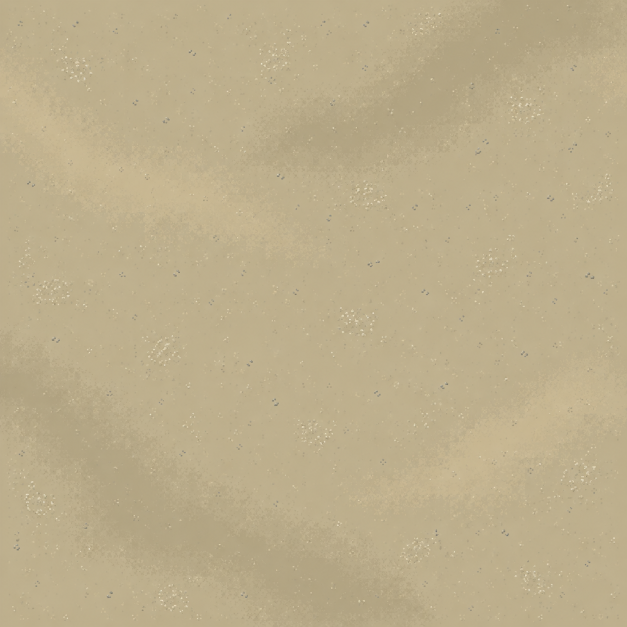
#> input picture salvage/game/素材/地-沙底/work/generated-v2.png, 1254 x 1254 px, found by its file name (shown at 1/2 size)
$ python refine.py
#> lines starting #> are read from the running program, lines starting #| are printed output that depends on the picture; after the words box and inside, x2 and y2 are one past the last pixel; in counts of white or black regions, pixels touching at a corner belong together
from PIL import Image, ImageCms
import numpy as np
from scipy import ndimage as nd
import json, math
rng=np.random.default_rng(20261121)
N=1024
pal=np.array([[194,181,148],[204,190,154],[179,166,133],[219,214,189],[184,174,150],[138,140,134],[168,163,148],[143,138,120]],dtype=np.uint8)
src=np.array(Image.open('work/generated-v2.png').convert('RGB').resize((N,N),Image.Resampling.LANCZOS))
# Retain generated deposit surface variations and fragment silhouettes; clean to a pixel grid.
lum=src.mean(2)
field=nd.gaussian_filter(lum,18,mode='wrap')
field=(field-field.mean())/(field.std()+1e-9)
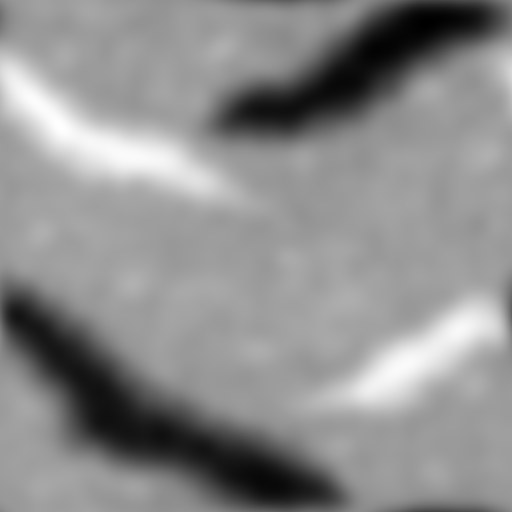
#> field: shape (1024, 1024) float64 (shown at 1/2 size); min -2.87, max 2.3, mean -9.88e-15; drawn with min black and max white
Y,X=np.mgrid[:512,:512]*2+1
lab=np.zeros((512,512),np.uint8)
patches=[(75,228,470,260,-28,1),(659,705,446,262,26,1),(650,52,491,264,17,2),(293,694,435,258,-38,2)]
patch_stats=[]
for k,(cx,cy,w,h,angle,color) in enumerate(patches):
 dx=(X-cx+512)%1024-512;dy=(Y-cy+512)%1024-512
 t=np.deg2rad(angle);u=dx*np.cos(t)+dy*np.sin(t);v=-dx*np.sin(t)+dy*np.cos(t)
 phi=np.arctan2(v/(h/2),u/(w/2))
 radius=np.sqrt((u/(w/2))**2+(v/(h/2))**2)
 # Broad asymmetry comes from the generated sand, not cut polygon outlines.
 edge=1+.09*np.sin(3*phi+k)+.055*np.sin(5*phi+1.7*k)+.07*field[1::2,1::2]
 signed=(edge-radius)*(h/2)
 probability=.7*np.clip((signed+28)/56,0,1)
 # Disconnected generated micro-deposits dissolve the broad shape throughout.
 # The source field modulates sparse grains without leaving one solid central island.
 modulation=np.clip(.19+.055*field[1::2,1::2],.12,.30)
 probability*=modulation
 # 2x2 and 4x4 grains: each larger grain is indivisible.
 grain=rng.random((256,256)).repeat(2,0).repeat(2,1)
 fine=rng.random((512,512))
 draw=np.where(rng.random((256,256)).repeat(2,0).repeat(2,1)<.45,grain,fine)
 m=draw<probability
 lab[m]=color
 patch_stats.append({'color':int(color),'center':[cx,cy],'length_px':w,'transition_px':56,'painted_px':int(m.sum()*4)})
#> this loop made 4 passes
#> pass 1, `edge=1+.09*np.sin(3*phi+k)+.055*np.sin(5*phi+1.7*k)+.07*field[1::2,1::2]`:
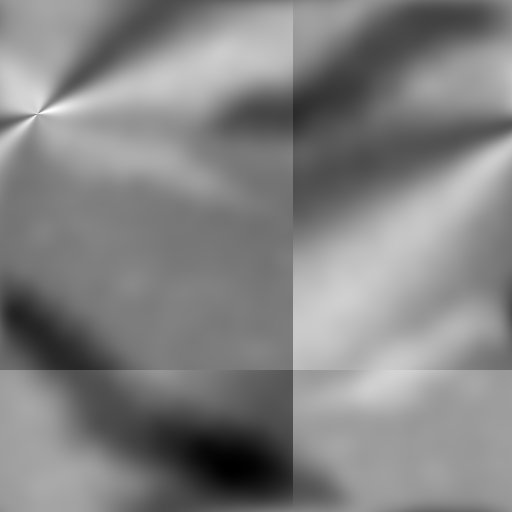
#> edge: shape (512, 512) float64; min 0.693, max 1.29, mean 1; drawn with min black and max white
#> pass 1, `signed=(edge-radius)*(h/2)`:
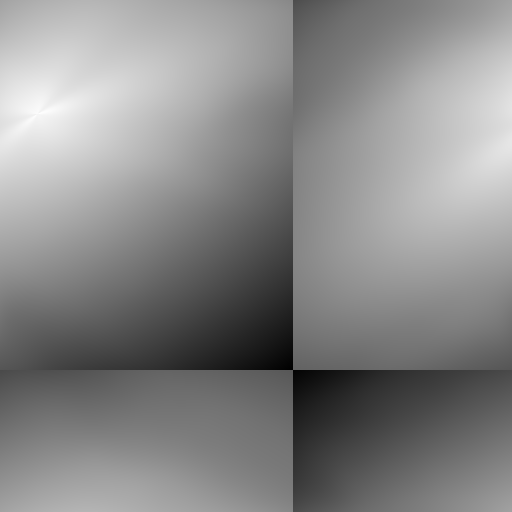
#> signed: shape (512, 512) float64; min -573.6, max 164, mean -180.1; drawn with min black and max white
#> pass 1, `modulation=np.clip(.19+.055*field[1::2,1::2],.12,.30)`:
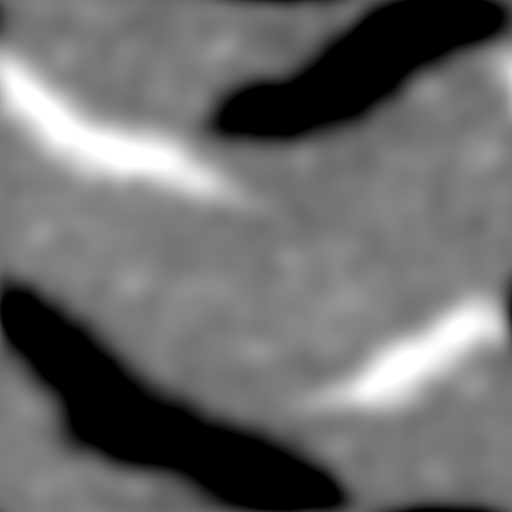
#> modulation: shape (512, 512) float64; min 0.12, max 0.3, mean 0.196; drawn with min black and max white
#> after the loop:
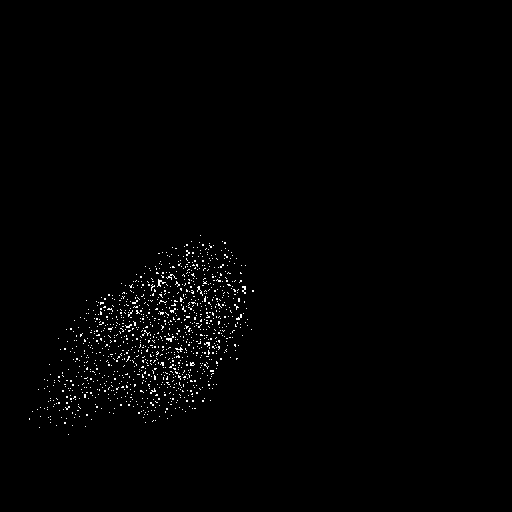
#> m: shape (512, 512) bool; 0.97% white in thin lines or dots, all inside (x1, y1, x2, y2) = (29, 235, 254, 435)
#> after the loop:
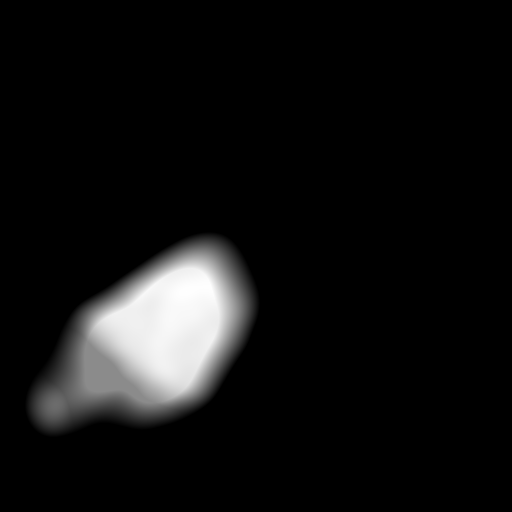
#> probability: shape (512, 512) float64; min 0, max 0.154, mean 0.0102; drawn with min black and max white
#> after the loop, patch_stats = 4 items
labels=lab.repeat(2,0).repeat(2,1)
detail=np.zeros((N,N),np.uint8)
protected=np.zeros((N,N),bool)
# Source chip silhouettes are reduced to 2px cells before stamping, dropping anti-alias and shading.
bright=(src[:,:,0]>209)&(src[:,:,1]>199)&((src[:,:,0]-src[:,:,2])<48)
#> bright: shape (1024, 1024) bool; 0.19% white in thin lines or dots
cc,n=nd.label(bright)
#> cc: shape (1024, 1024) int32; 649 distinct labels, from 0 to 648
#> n = 648
pool=[]
for i,sl in enumerate(nd.find_objects(cc),1):
 if sl is None:continue
 m=cc[sl]==i
 if 5<=m.sum()<=100 and max(m.shape)<=16:
  z=Image.fromarray((m*255).astype('uint8')).resize((2,2),Image.Resampling.BOX)
  mask=np.array(z)>80
  if mask.sum()>=2:pool.append(mask)
#> this loop made 648 passes
#> (m, mask) on passes 26, 33, 48, 52, 53, 57: ([[True, False], [True, True], [True, True]], [[True, True], [True, True]]), ([[True, True], [True, True], [False, True], [False, True]], [[True, True], [False, True]]), ([[True, True, True], [True, True, True]], [[True, True], [True, True]]), ([[True, True], [True, True], [True, True], [True, True]], [[True, True], [True, True]]), ([[True, True], [True, True], [False, True]], [[True, True], [False, True]]), ([[True, True, True], [True, True, False]], [[True, True], [True, False]])
#> after the loop, pool = 126 items, first 6: [[True, True], [True, False]], [[True, False], [True, True]], [[True, False], [True, True]], [[True, True], [True, True]], [[True, True], [True, True]], [[True, True], [False, True]]
assert pool

def stamp(x,y,mask,color):
 if mask.shape!=(3,3):x=(x//2)*2;y=(y//2)*2
 yy,xx=np.nonzero(mask)
 yy=(yy+y)%N;xx=(xx+x)%N
 if protected[yy,xx].any():return
 detail[yy,xx]=color
 if mask.shape==(3,3):protected[yy,xx]=True

def chip(x,y,color,large=False):
 if large:
  mask=pool[int(rng.integers(len(pool)))].repeat(2,0).repeat(2,1)
 else:mask=np.ones((2,2),bool)
 stamp(int(x),int(y),mask,color)

# Fourteen small shell beds, sampled from dense center to sparse outskirts.
beds=[(111,102),(369,184),(766,132),(963,315),(599,370),(243,398),(72,596),(443,614),(808,518),(662,774),(938,872),(275,858),(480,976),(63,960)]
for j,(cx,cy) in enumerate(beds):
 radius=int(rng.integers(27,33))
 # 4px fragments with irregular gaps, each minimum color component 2x2.
 for oy in range(-radius,radius+1,4):
  for ox in range(-radius,radius+1,4):
   r=np.hypot(ox/(radius*(1+.17*np.sin(oy/9+j))),oy/radius)
   r*=1+.14*np.sin(ox/11+oy/13+j*2)
   p=.98*max(0,1-r**2)**.35 if r<1 else 0
   if rng.random()<p:
    mask=pool[int(rng.integers(len(pool)))].repeat(2,0).repeat(2,1)
    # Mostly muted shell, bright chips remain small and interspersed.
    c=3 if rng.random()<.075 else 4
    stamp(cx+ox,cy+oy,mask,c)
#> this loop made 14 passes
# 1.65 isolated 3x3 shells per square metre. Avoid overwriting beds and preserve 3px squares.
placed=0
while placed<950:
 x,y=map(int,rng.integers(4,N-4,2))
 if detail[y-2:y+5,x-2:x+5].any():continue
 if np.any(labels[y-2:y+5,x-2:x+5]!=0):continue
 stamp(x,y,np.ones((3,3),bool),3 if rng.random()<.20 else 4)
 placed+=1
# 18 pebble groups, each 3-8 flat stones, a 2px grid avoids isolated subtexel colors.
pebbles=[(207,74),(549,146),(856,237),(57,350),(401,314),(721,447),(924,567),(213,619),(521,539),(681,650),(338,738),(117,810),(780,889),(577,921),(981,70),(423,33),(26,704),(920,1001)]
for cx,cy in pebbles:
 used=[]
 for j in range(int(rng.integers(3,9))):
  for _ in range(200):
   ox,oy=map(int,rng.integers(-10,11,2)*2)
   if all(abs(ox-a)>=6 or abs(oy-b)>=6 for a,b in used):break
  used.append((ox,oy))
  chip(cx+ox,cy+oy,5 if rng.random()<.35 else 6,True)
# Twenty-five tiny dark-speck pockets.
for j in range(25):
 cx,cy=map(int,rng.integers(0,N,2))
 for k in range(int(rng.integers(3,7))):
  ox,oy=map(int,rng.integers(-7,8,2)*2)
  chip(cx+ox,cy+oy,7,False)
labels[detail>0]=detail[detail>0]
#> labels: shape (1024, 1024); min 0, max 7, mean 0.198
arr=pal[labels]
img=Image.fromarray(arr)
profile=ImageCms.ImageCmsProfile(ImageCms.createProfile('sRGB')).tobytes()
img.save('out.png',icc_profile=profile)
small=img.resize((512,512),Image.Resampling.NEAREST)
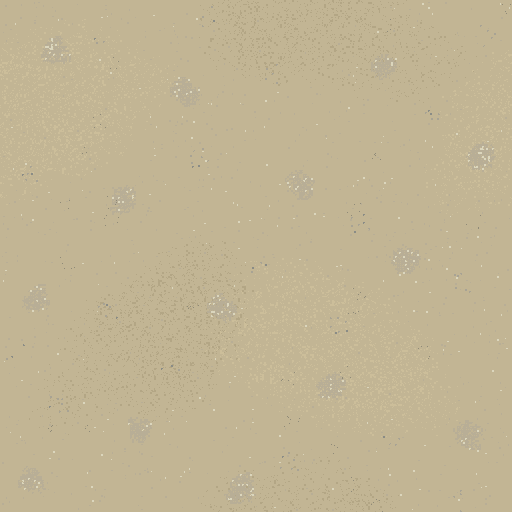
#> small: PIL image 512x512 RGB; mean R, G, B 193.8, 180.9, 148.1
preview=Image.new('RGB',(1536,1536))
#> preview: PIL image 1536x1536 RGB; every value is 0
for y in range(3):
 for x in range(3):preview.paste(small,(512*x,512*y))
preview.save('work/平铺检查-3x3.png')
img.crop((0,0,512,512)).resize((1024,1024),Image.Resampling.NEAREST).save('work/颗粒检查-2x.png')
# Seam energy is compared against internal neighboring columns/rows; toroidal placement has no border edit.
a=arr.astype(float)
seam=[float(np.abs(a[:,0]-a[:,-1]).mean()),float(np.abs(a[0]-a[-1]).mean())]
internal=[float(np.abs(a[:,1:]-a[:,:-1]).mean()),float(np.abs(a[1:]-a[:-1]).mean())]
report={'size':list(img.size),'mode':img.mode,'mean_RGB':a.mean((0,1)).tolist(),'mean_error':(a.mean((0,1))-pal[0]).tolist(),'detail_coverage_percent':float((detail>0).mean()*100),'shell_beds':14,'isolated_shells':placed,'pebble_groups':18,'dark_speck_pockets':25,'patches':patch_stats,'edge_step_RGB':seam,'internal_step_RGB':internal,'source_chip_silhouettes':len(pool)}
assert np.max(np.abs(a.mean((0,1))-pal[0]))<=3,report
assert 3<=(detail>0).mean()*100<=6,report
open('work/验收.json','w').write(json.dumps(report,indent=2,ensure_ascii=False))
print(json.dumps(report,indent=2,ensure_ascii=False))
#> (printed output is left out)

$ run again, with salvage/game/素材/地-沙底/work/generated.png copied over salvage/game/素材/地-沙底/work/generated-v2.png
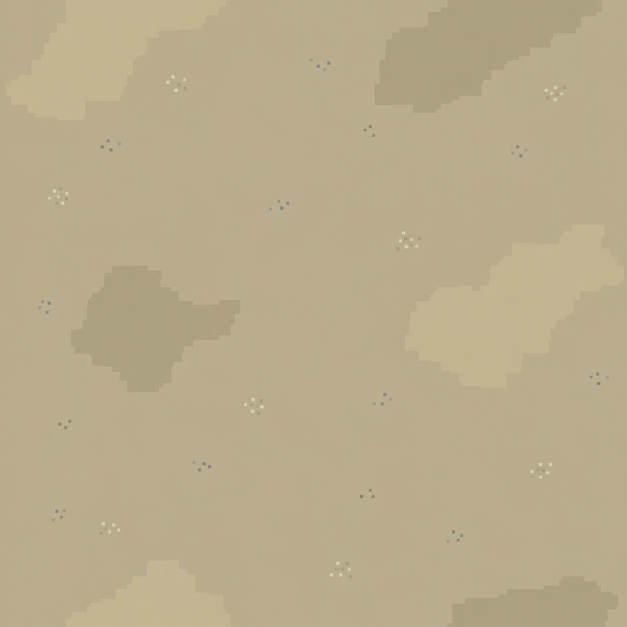
#> input picture salvage/game/素材/地-沙底/work/generated.png, 1254 x 1254 px, found by its file name (shown at 1/2 size)
#> after the loop `for k,(cx,cy,w,h,angle,color) in enumerate(patches):`:
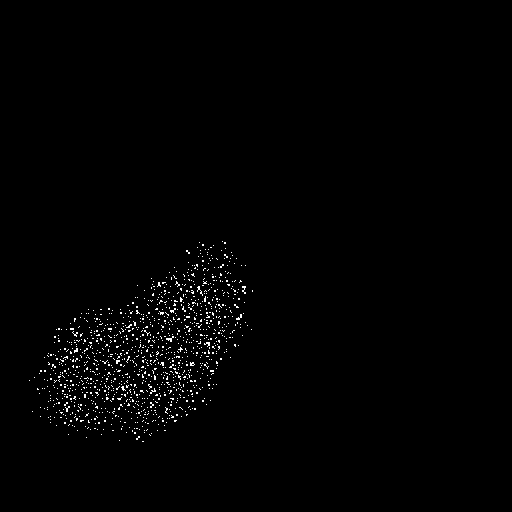
#> m: shape (512, 512) bool; 1% white in thin lines or dots, all inside (x1, y1, x2, y2) = (29, 241, 253, 442)
#> after the loop `for k,(cx,cy,w,h,angle,color) in enumerate(patches):`: patch_stats = 4 items
#> bright: shape (1024, 1024) bool; 0.06% white; 44 white regions (34 under 20 px), largest, box (x1, y1, x2, y2) and area: (285, 145, 290, 150) 25, (904, 160, 909, 165) 24, (280, 123, 285, 128) 23
#> cc: shape (1024, 1024) int32; 45 distinct labels, from 0 to 44
#> n = 44
#> the loop `for i,sl in enumerate(nd.find_objects(cc),1):` made 44 passes
#> (m, mask) on pass 25: ([[True, True], [True, True], [True, True], [False, True]], [[True, True], [True, True]])
#> after the loop `for i,sl in enumerate(nd.find_objects(cc),1):`: pool = 34 items, first 6: [[True, True], [True, True]], [[True, True], [True, True]], [[True, True], [True, True]], [[True, True], [True, True]], [[True, True], [True, True]], [[True, True], [True, True]]
#> the loop `for j,(cx,cy) in enumerate(beds):` made 14 passes
#> `img.crop((0,0,512,512)).resize((1024,1024),Image.Resampling.NEAREST).s..`:
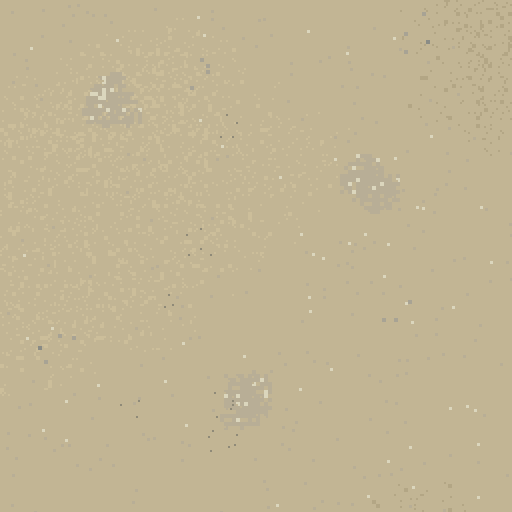
#> saved as 颗粒检查-2x.png: PIL image 1024x1024 RGB (shown at 1/2 size); mean R, G, B 194.1, 181.2, 148.4
#> (printed output is left out)
